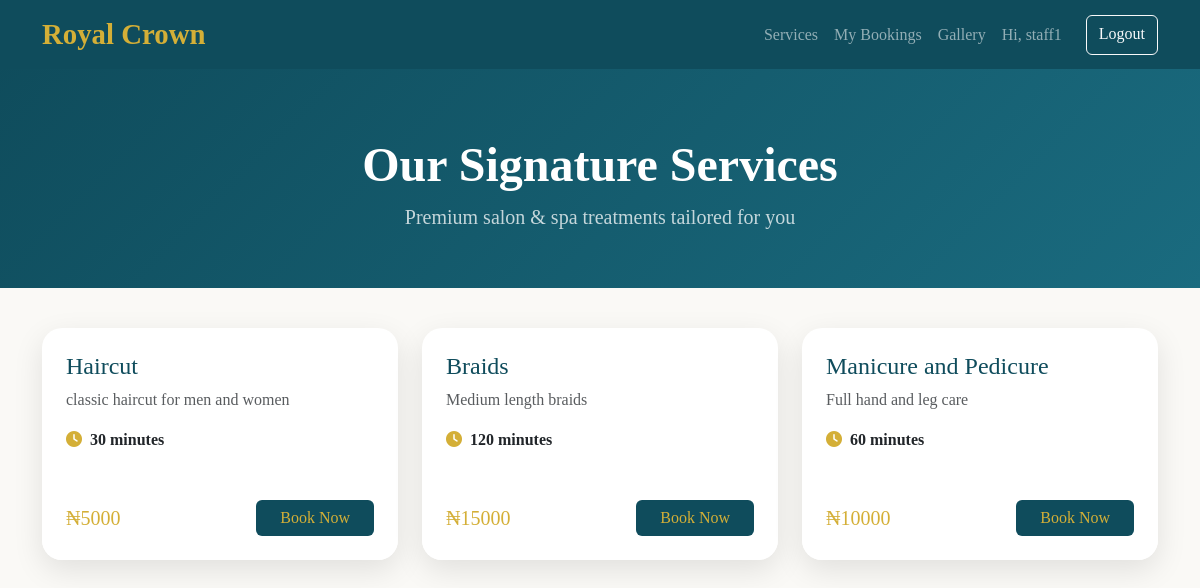
Screenshot of /services/ (signed in) with the database file from the repository.
### core/models.py (models this page shows)
class Service(models.Model):
    name = models.CharField(max_length=100)
    duration = models.IntegerField(help_text="Duration in minutes")
    price = models.IntegerField()
    description = models.TextField(blank=True)

### core/views.py (the view)
# urls.py: path('services/', views.services, name='services'),
def services(request):
    services_list = Service.objects.all()
    return render(request, 'services.html', {'services': services_list})

### core/templates/services.html (shortened to what this page needs)
<!DOCTYPE html>
<html lang="en">
<head>
    <link href="https://cdn.jsdelivr.net/npm/bootstrap@5.3.3/dist/css/bootstrap.min.css" rel="stylesheet">
    <link href="https://cdnjs.cloudflare.com/ajax/libs/font-awesome/6.5.0/css/all.min.css" rel="stylesheet">
</head>
<body>
    <nav class="navbar navbar-expand-lg navbar-dark fixed-top">
        <div class="container">
            <a class="navbar-brand logo" href="{% url 'home' %}">Royal Crown</a>
            <div class="navbar-nav ms-auto">
                <a class="nav-link" href="{% url 'services' %}">Services</a>
                <a class="nav-link" href="{% url 'my_bookings' %}">My Bookings</a>
                <a class="nav-link" href="{% url 'gallery' %}">Gallery</a>
                {% if user.is_authenticated %}
                    <span class="nav-link">Hi, {{ user.username }}</span>
                    <a class="btn btn-outline-light ms-3" href="{% url 'logout' %}">Logout</a>
                {% else %}
                    <a class="btn btn-outline-light ms-3" href="{% url 'login' %}">Login</a>
                    <a class="btn btn-gold ms-2" href="{% url 'register' %}">Register</a>
                {% endif %}
            </div>
        </div>
    </nav>
    <div class="services-header">
        <h1 class="display-5 fw-bold">Our Signature Services</h1>
        <p class="lead opacity-75">Premium salon &amp; spa treatments tailored for you</p>
    </div>
    <div class="container pb-5">
        <div class="row g-4 justify-content-center">
            {% for service in services %}
            <div class="col-lg-4 col-md-6">
                <div class="service-card h-100 card">
                    <div class="card-body p-4">
                        <h4 class="card-title" style="color: #0F4C5C;">{{ service.name }}</h4>
                        <p class="card-text text-muted">{{ service.description }}</p>
                        <p class="mb-0">
                            <i class="fas fa-clock me-1" style="color:#D4AF37;"></i>
                            <strong>{{ service.duration }} minutes</strong>
                        </p>
                    </div>
                    <div class="card-footer bg-white p-4 border-0">
                        <div class="d-flex justify-content-between align-items-center">
                            <h5 class="mb-0" style="color: #D4AF37;">&#8358;{{ service.price }}</h5>
                            <a href="{% url 'book_service' service.id %}" class="btn btn-book px-4">Book Now</a>
                        </div>
                    </div>
                </div>
            </div>
            {% endfor %}
        </div>
    </div>
</body>
</html>

### core/templates/services.html (style rules this page uses)
body { background: #FAF9F6; font-family: 'Playfair Display', serif; }
.navbar { background: #0F4C5C !important; }
.logo { color: #D4AF37; font-weight: 700; font-size: 1.8rem; }
.service-card { border: none; border-radius: 20px; overflow: hidden; box-shadow: 0 10px 30px rgba(0,0,0,0.1); transition: all 0.4s; }
.btn-book { background: #0F4C5C; color: #D4AF37; border: none; }
.services-header { background: linear-gradient(135deg, #0F4C5C, #1a6b7f); color: white; padding: 80px 0 40px; margin-top: 56px; margin-bottom: 40px; text-align: center; }

### rows the page displays
Service: name "Haircut", description "classic haircut for men and women", duration "30", price "5000"
Service: name "Braids", description "Medium length braids", duration "120", price "15000"
Service: name "Manicure and Pedicure", description "Full hand and leg care", duration "60", price "10000"

### other values shown
{{ user.username }} "staff1"
